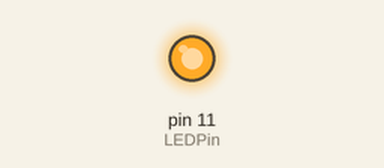
Recording of a sketch running on a simulated Arduino Uno, built with avr-gcc and run on an emulated ATmega328P. On the bench: output pins drawn as LEDs (lit = HIGH). What the sketch prints to the serial monitor is not drawn.

Above: at 0.1 s.
Timing chart, 0 to 1.6 s (numbered marks = the images above):
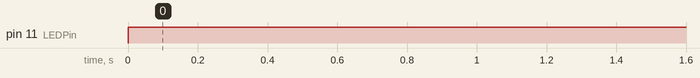

The sketch:

NIGHTLIGHT.ino
```cpp
const int analogInPin = A0;
const int LEDPin = 11;

int LDRValue = 0;


void setup() {
  // put your setup code here, to run once:
  pinMode(LEDPin,OUTPUT);
  Serial.begin(9600);

}

void loop() {
  // put your main code here, to run repeatedly:
  Serial.print("LDR= ");
  Serial.println(LDRValue);

  if(LDRValue < 350){
    digitalWrite(LEDPin,HIGH);
  }
  else{
    digitalWrite(LEDPin,LOW);
  }

  delay(10);


}
```

Measured:
- by itself, pin 11 (LEDPin): LOW → HIGH at 0.00 s
